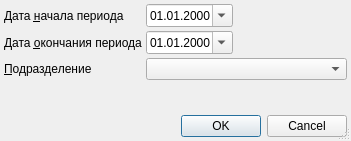
<?xml version="1.0" encoding="UTF-8"?>
<ui version="4.0">
 <class>StationaryPatientsCompositionByRegionSetupDialog</class>
 <widget class="QDialog" name="StationaryPatientsCompositionByRegionSetupDialog">
  <property name="windowModality">
   <enum>Qt::ApplicationModal</enum>
  </property>
  <property name="geometry">
   <rect>
    <x>0</x>
    <y>0</y>
    <width>351</width>
    <height>141</height>
   </rect>
  </property>
  <property name="windowTitle">
   <string>параметры отчёта</string>
  </property>
  <property name="sizeGripEnabled">
   <bool>true</bool>
  </property>
  <layout class="QGridLayout" name="gridLayout">
   <property name="margin">
    <number>4</number>
   </property>
   <property name="spacing">
    <number>4</number>
   </property>
   <item row="2" column="0" colspan="2">
    <widget class="QLabel" name="lblOrgStructure">
     <property name="text">
      <string>&amp;Подразделение</string>
     </property>
     <property name="buddy">
      <cstring>cmbOrgStructure</cstring>
     </property>
    </widget>
   </item>
   <item row="0" column="2">
    <widget class="CDateEdit" name="edtBegDate">
     <property name="sizePolicy">
      <sizepolicy hsizetype="Maximum" vsizetype="Fixed">
       <horstretch>0</horstretch>
       <verstretch>0</verstretch>
      </sizepolicy>
     </property>
     <property name="displayFormat">
      <string>dd.MM.yyyy</string>
     </property>
     <property name="calendarPopup">
      <bool>true</bool>
     </property>
    </widget>
   </item>
   <item row="1" column="0" colspan="2">
    <widget class="QLabel" name="lblEndDate">
     <property name="text">
      <string>Дата &amp;окончания периода</string>
     </property>
     <property name="buddy">
      <cstring>edtEndDate</cstring>
     </property>
    </widget>
   </item>
   <item row="2" column="2" colspan="2">
    <widget class="COrgStructureComboBox" name="cmbOrgStructure"/>
   </item>
   <item row="0" column="3">
    <spacer>
     <property name="orientation">
      <enum>Qt::Horizontal</enum>
     </property>
     <property name="sizeHint" stdset="0">
      <size>
       <width>101</width>
       <height>20</height>
      </size>
     </property>
    </spacer>
   </item>
   <item row="1" column="3">
    <spacer>
     <property name="orientation">
      <enum>Qt::Horizontal</enum>
     </property>
     <property name="sizeHint" stdset="0">
      <size>
       <width>101</width>
       <height>20</height>
      </size>
     </property>
    </spacer>
   </item>
   <item row="3" column="1">
    <spacer>
     <property name="orientation">
      <enum>Qt::Vertical</enum>
     </property>
     <property name="sizeHint" stdset="0">
      <size>
       <width>21</width>
       <height>21</height>
      </size>
     </property>
    </spacer>
   </item>
   <item row="1" column="2">
    <widget class="CDateEdit" name="edtEndDate">
     <property name="sizePolicy">
      <sizepolicy hsizetype="Maximum" vsizetype="Fixed">
       <horstretch>0</horstretch>
       <verstretch>0</verstretch>
      </sizepolicy>
     </property>
     <property name="displayFormat">
      <string>dd.MM.yyyy</string>
     </property>
     <property name="calendarPopup">
      <bool>true</bool>
     </property>
    </widget>
   </item>
   <item row="0" column="0" colspan="2">
    <widget class="QLabel" name="lblBegDate">
     <property name="text">
      <string>Дата &amp;начала периода</string>
     </property>
     <property name="buddy">
      <cstring>edtBegDate</cstring>
     </property>
    </widget>
   </item>
   <item row="4" column="0" colspan="4">
    <widget class="QDialogButtonBox" name="buttonBox">
     <property name="orientation">
      <enum>Qt::Horizontal</enum>
     </property>
     <property name="standardButtons">
      <set>QDialogButtonBox::Cancel|QDialogButtonBox::Ok</set>
     </property>
    </widget>
   </item>
  </layout>
 </widget>
 <customwidgets>
  <customwidget>
   <class>CDateEdit</class>
   <extends>QDateEdit</extends>
   <header>library/DateEdit</header>
  </customwidget>
  <customwidget>
   <class>COrgStructureComboBox</class>
   <extends>QComboBox</extends>
   <header>Orgs/OrgStructComboBoxes.h</header>
  </customwidget>
 </customwidgets>
 <tabstops>
  <tabstop>edtBegDate</tabstop>
  <tabstop>edtEndDate</tabstop>
  <tabstop>cmbOrgStructure</tabstop>
  <tabstop>buttonBox</tabstop>
 </tabstops>
 <resources/>
 <connections>
  <connection>
   <sender>buttonBox</sender>
   <signal>accepted()</signal>
   <receiver>StationaryPatientsCompositionByRegionSetupDialog</receiver>
   <slot>accept()</slot>
   <hints>
    <hint type="sourcelabel">
     <x>194</x>
     <y>136</y>
    </hint>
    <hint type="destinationlabel">
     <x>119</x>
     <y>140</y>
    </hint>
   </hints>
  </connection>
  <connection>
   <sender>buttonBox</sender>
   <signal>rejected()</signal>
   <receiver>StationaryPatientsCompositionByRegionSetupDialog</receiver>
   <slot>reject()</slot>
   <hints>
    <hint type="sourcelabel">
     <x>245</x>
     <y>136</y>
    </hint>
    <hint type="destinationlabel">
     <x>316</x>
     <y>140</y>
    </hint>
   </hints>
  </connection>
 </connections>
</ui>
